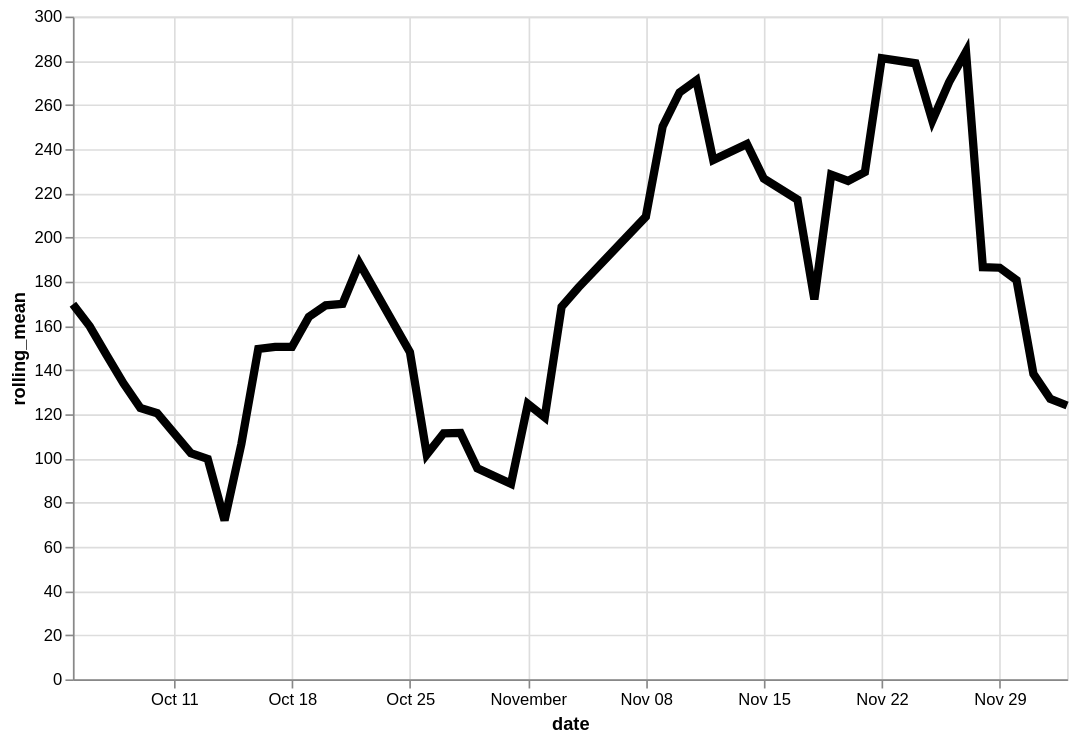

Source (Vega-Lite JSON):
### Vega-Lite specification from a JSON file in a GitHub repository (floating-point values rounded to 4 significant figures)
{"config": {"view": {"continuousWidth": 400, "continuousHeight": 300}}, "data": {"name": "data-4246f99fa7c5c7b52fcfce8b36d44200"}, "mark": {"type": "line", "color": "black", "size": 5}, "encoding": {"x": {"type": "temporal", "field": "date"}, "y": {"type": "quantitative", "field": "rolling_mean"}}, "height": 400, "transform": [{"window": [{"op": "mean", "field": "log_price", "as": "rolling_mean"}], "frame": [-4, 3]}], "width": 600, "$schema": "https://vega.github.io/schema/vega-lite/v4.8.1.json", "datasets": {"data-4246f99fa7c5c7b52fcfce8b36d44200": [{"date": "2020-10-05", "log_price": 120.7}, {"date": "2020-10-06", "log_price": 188.3}, {"date": "2020-10-07", "log_price": 80.0}, {"date": "2020-10-08", "log_price": 290.0}, {"date": "2020-10-09", "log_price": 120.0}, {"date": "2020-10-10", "log_price": 81.33}, {"date": "2020-10-12", "log_price": 57.48}, {"date": "2020-10-13", "log_price": 45.0}, {"date": "2020-10-14", "log_price": 101.7}, {"date": "2020-10-15", "log_price": 43.33}, {"date": "2020-10-16", "log_price": 59.5}, {"date": "2020-10-17", "log_price": 67.5}, {"date": "2020-10-18", "log_price": 397.2}, {"date": "2020-10-19", "log_price": 425.0}, {"date": "2020-10-20", "log_price": 65.0}, {"date": "2020-10-21", "log_price": 45.0}, {"date": "2020-10-22", "log_price": 210.0}, {"date": "2020-10-25", "log_price": 85.0}, {"date": "2020-10-26", "log_price": 65.0}, {"date": "2020-10-27", "log_price": 215.0}, {"date": "2020-10-28", "log_price": 75.0}, {"date": "2020-10-29", "log_price": 53.88}, {"date": "2020-10-31", "log_price": 142.3}, {"date": "2020-11-01", "log_price": 46.0}, {"date": "2020-11-02", "log_price": 82.25}, {"date": "2020-11-03", "log_price": 29.0}, {"date": "2020-11-04", "log_price": 354.0}, {"date": "2020-11-08", "log_price": 166.7}, {"date": "2020-11-09", "log_price": 475.0}, {"date": "2020-11-10", "log_price": 124.0}, {"date": "2020-11-11", "log_price": 398.3}, {"date": "2020-11-12", "log_price": 373.3}, {"date": "2020-11-14", "log_price": 205.0}, {"date": "2020-11-15", "log_price": 73.0}, {"date": "2020-11-17", "log_price": 65.0}, {"date": "2020-11-18", "log_price": 225.0}, {"date": "2020-11-19", "log_price": 350.0}, {"date": "2020-11-20", "log_price": 47.5}, {"date": "2020-11-21", "log_price": 37.0}, {"date": "2020-11-22", "log_price": 825.0}, {"date": "2020-11-24", "log_price": 182.5}, {"date": "2020-11-25", "log_price": 105.0}, {"date": "2020-11-26", "log_price": 477.5}, {"date": "2020-11-27", "log_price": 206.2}, {"date": "2020-11-28", "log_price": 142.0}, {"date": "2020-11-29", "log_price": 187.5}, {"date": "2020-11-30", "log_price": 146.7}, {"date": "2020-12-01", "log_price": 45.0}, {"date": "2020-12-02", "log_price": 180.6}, {"date": "2020-12-03", "log_price": 60.0}]}}
